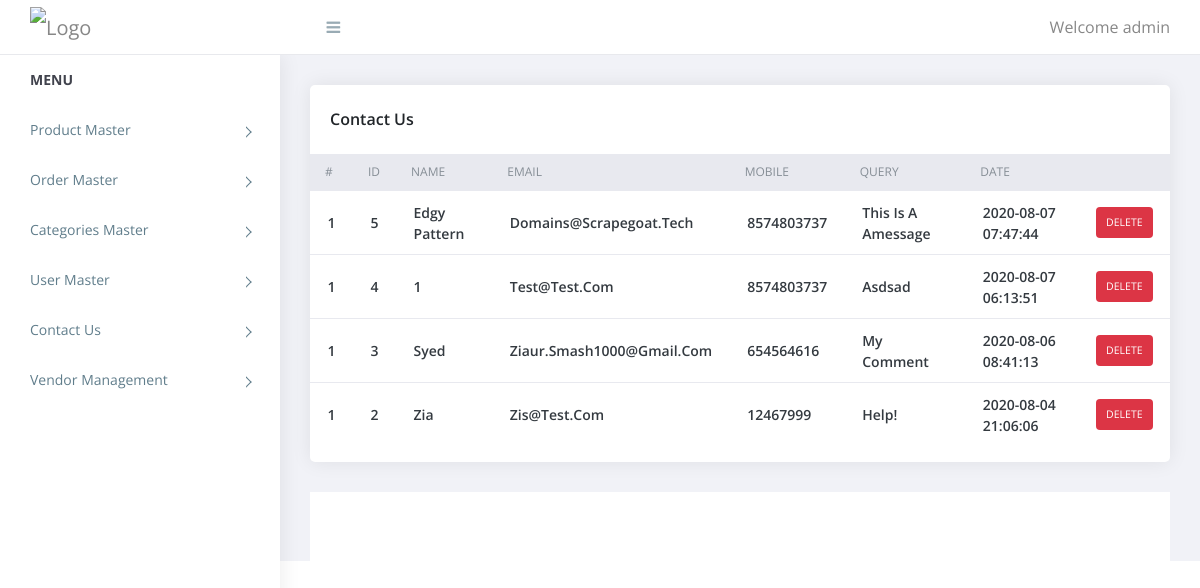
/admin/contact_us.php (signed in), run on the app's committed database.
### tables this page shows
CREATE TABLE `contact_us` (
  `id` int(11) NOT NULL,
  `name` varchar(255) NOT NULL,
  `email` varchar(75) NOT NULL,
  `mobile` varchar(15) NOT NULL,
  `comment` text NOT NULL,
  `added_on` datetime NOT NULL
);

### admin/contact_us.php (the view, shortened to what this page needs)
<?php
require('includes/top.inc.php');
$sql = "SELECT * FROM contact_us ORDER BY id DESC";
$res = mysqli_query($con, $sql);
?>
<div class="content pb-0">
    <div class="orders">
        <div class="row">
            <div class="col-xl-12">
                <div class="card">
                    <div class="card-body">
                        <h4 class="box-title">Contact Us </h4>
                    </div>
                    <div class="card-body--">
                        <div class="table-stats order-table ov-h">
                            <table class="table ">
                                <thead>
                                    <tr>
                                        <th class="serial">#</th>
                                        <th>ID</th>
                                        <th>Name</th>
                                        <th>Email</th>
                                        <th>Mobile</th>
                                        <th>Query</th>
                                        <th>Date</th>
                                        <th></th>
                                    </tr>
                                </thead>
                                <tbody>
                                    <?php
                                    $i = 1;
                                    while ($row = mysqli_fetch_assoc($res)) {
                                    ?>
                                        <tr>
                                            <td class="serial"><?php echo $i ?></td>
                                            <td><?php echo $row['id'] ?></td>
                                            <td><?php echo $row['name'] ?></td>
                                            <td><?php echo $row['email'] ?></td>
                                            <td><?php echo $row['mobile'] ?></td>
                                            <td><?php echo $row['comment'] ?></td>
                                            <td><?php echo $row['added_on'] ?></td>
                                            <td>
                                                <?php
                                                echo "<a href='?type=delete&id=" . $row['id'] . "'><span class='badge badge-danger'>Delete</span></a>";
                                                ?>
                                            </td>
                                        </tr>
                                    <?php
                                    }
                                    ?>
                                </tbody>
                            </table>
                        </div>
                    </div>
                </div>
            </div>
        </div>
    </div>
</div>
<?php
require('includes/footer.inc.php');
?>

### admin/assets/css/style.css (style rules this page uses)
body { display: table; font-family: open sans, sans-serif; font-size: 16px; width: 100% }
a, button { text-decoration: none; outline: none !important; color: #878787; -webkit-transition: all .25s ease; transition: all .25s ease }
h1, h2, h3, h4, h5, h6 { margin: 0 }
.pb-0 { padding-bottom: 0 }
.ov-h { overflow: hidden }
.order-table { position: relative }
.order-table:after, .order-table:before { content: ""; position: absolute; top: 0; height: 37px; width: 10px; background: #e8e9ef }
.order-table:after { right: -1px }
.order-table:before { left: -1px }
.order-table tr th { background: #e8e9ef }
.order-table tr td:last-child, .order-table tr th:last-child { text-align: right }
.order-table tr:last-child td { border: none }
.order-table .badge { color: #fff; padding: 10px; text-transform: uppercase; font-weight: 400 }
.content { float: left; padding: 1.875em; width: 100% }
.card { margin-bottom: 1.875em; border-radius: 5px; padding: 0; border: 0 solid transparent; -webkit-box-shadow: 0 0 20px rgba(0, 0, 0, .08); box-shadow: 0 0 20px rgba(0, 0, 0, .08) }
.card .box-title { font-weight: 600; font-size: 1em; padding: 5px 0 }
.card .card-body { float: left; padding: 1.25em; position: relative; width: 100% }
.card h4 { font-size: 1.1rem }
.table-stats table { font-family: open sans }
.table-stats table th, .table-stats table td { border: none; border-bottom: 1px solid #e8e9ef; color: #868e96; font-size: 12px; font-weight: 400; padding: .75em 1.25em; text-transform: uppercase }
.table-stats table td { color: #343a40; font-size: 14px; font-weight: 600; text-transform: capitalize; vertical-align: middle }
@media (max-width:1368px) { .card-body { padding: 15px } }

### data on the page
contact_us: id "5", name "Edgy Pattern", email "Domains@scrapegoat.tech", mobile "8574803737", comment "This Is A Amessage", added_on "2020-08-07 07:47:44"
contact_us: id "4", name "1", email "Test@test.com", mobile "8574803737", comment "Asdsad", added_on "2020-08-07 06:13:51"
contact_us: id "3", name "Syed", email "Ziaur.smash1000@gmail.com", mobile "654564616", comment "My Comment", added_on "2020-08-06 08:41:13"
contact_us: id "2", name "Zia", email "Zis@test.com", mobile "12467999", comment "Help!", added_on "2020-08-04 21:06:06"

### other printed values
$_SESSION['ADMIN_USERNAME'] "admin"
